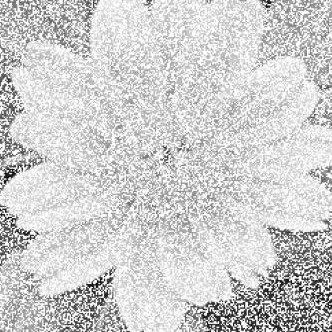
#> input picture lesson3-image-restoration/lesson3-code/degraded-flower.jpg, 332 x 332 px
$ jupyter execute filter.ipynb
#> lines starting #> are read from the running program, lines starting #| are printed output that depends on the picture
本节代码是分别使用Python实现逆滤波和维纳滤波的代码

# 逆滤波
## 原理回顾
逆滤波基于图像退化模型，在已知退化函数 `h(x,y)` 且无噪声或噪声可忽略的情况下，通过逆运算恢复原始图像，在频域中的表达式为 $$F(u,v) = G(u,v) / H(u,v)$$
也就是对退化后的图像频谱 `G(u,v)` 除以退化函数的频谱 `H(u,v)` 来尝试获取原始图像的频谱 `F(u,v)`，再通过逆变换回到空间域得到原始图像。但实际中完全无噪声很难做到，噪声可能会导致恢复结果出现较大偏差甚至无法正常恢复。

[cell 1]
import cv2
import numpy as np
import matplotlib.pyplot as plt

[cell 2]
def inverse_filtering(image_degraded, h):
    """
    对退化图像进行逆滤波
    :param image_degraded: 退化后的图像（以灰度图形式，numpy数组表示）
    :param h: 退化函数（在频域中的表示，numpy数组形式）
    :return: 逆滤波恢复后的图像（numpy数组表示）
    """
    # 获取图像的高度和宽度
    height, width = image_degraded.shape[:2]

    # 对退化图像进行快速傅里叶变换，并将零频率分量移到频谱中心
    G = np.fft.fft2(image_degraded)
    G_shift = np.fft.fftshift(G)

    # 对退化函数进行同样的操作（确保尺寸等匹配）
    H = np.fft.fft2(h, s=(height, width))
    H_shift = np.fft.fftshift(H)

    # 进行逆滤波操作（频域），添加一个小的常数防止除数为0
    F_shift = G_shift / (H_shift + 1e-8)

    # 将零频率分量移回原来的位置
    F = np.fft.ifftshift(F_shift)

    # 进行逆快速傅里叶变换，转换回空间域
    image_restored = np.fft.ifft2(F)
    image_restored = np.abs(image_restored).astype(np.uint8)
    return image_restored

### 代码解释
- **`inverse_filtering`函数**：
    - 该函数接受两个参数，`image_degraded` 是输入的退化后的灰度图像，以二维的 `numpy` 数组形式传入，`h` 是退化函数在频域中的表示（同样以 `numpy` 数组形式）。这里假设 `h` 的尺寸等是符合要求的，实际应用中要根据具体的退化模型和图像尺寸等进行准确设置和调整。
    - 在函数内部，首先通过 `image_degraded.shape[:2]` 获取图像的高度和宽度。然后对退化图像 `image_degraded` 进行快速傅里叶变换（`FFT`），使用 `np.fft.fft2` 函数得到频谱 `G`，再通过 `np.fft.fftshift` 函数将零频率分量移到频谱中心，得到 `G_shift`。
    - 接着对退化函数 `h` 也进行类似操作，先使用 `np.fft.fft2` 函数进行 `FFT`（通过传入 `s=(height, width)` 参数确保变换后的尺寸与图像频谱尺寸一致，便于后续运算），再用 `np.fft.fftshift` 函数将零频率分量移到频谱中心，得到 `H_shift`。
    - 进行逆滤波操作时，按照公式 `F_shift = G_shift / (H_shift + 1e-8)` 在频域中计算恢复图像的频谱 `F_shift`，这里添加 `1e-8` 这个小的常数是为了防止出现除数为 `0` 的情况（因为 `H_shift` 中可能存在元素为 `0` 的情况，尤其是在一些简单模拟或实际有零点的退化函数情况下）。
    - 之后使用 `np.fft.ifftshift` 函数将零频率分量移回原来的位置，得到 `F`，再使用 `np.fft.ifft2` 函数进行逆快速傅里叶变换，将图像从频域转换回空间域，得到 `image_restored`。最后取绝对值（因为逆变换后的结果可能包含虚部，而图像像素值是实数，只关注实部）并通过 `astype(np.uint8)` 将其转换为8位无符号整数类型（符合图像像素值的常见数据类型要求），返回恢复后的图像。

[cell 3]
# 读取退化图像（以灰度图模式读取）
image_degraded = cv2.imread('degraded-flower.jpg', 0)
#> image_degraded is the input picture: shape (332, 332); min 0, max 255, mean 207.6

# 假设已知退化函数（这里简单模拟一个退化函数示例，实际应用中需根据具体退化情况确定）
h = np.ones((5, 5)) / 25
# 进行逆滤波
restored_image = inverse_filtering(image_degraded, h)
#> in inverse_filtering, `image_restored = np.abs(image_restored).astype(np.uint8)`:
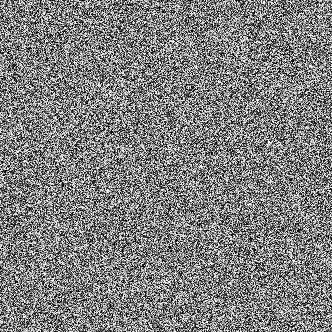
#> image_restored: shape (332, 332); min 0, max 255, mean 127.5

# 使用matplotlib在Jupyter Notebook中显示退化图像和恢复后的图像
plt.subplot(1, 2, 1)
plt.imshow(image_degraded, cmap='gray')
plt.title('Degraded Image')

plt.subplot(1, 2, 2)
plt.imshow(restored_image, cmap='gray')
plt.title('Restored Image (Inverse Filtering)')

plt.show()
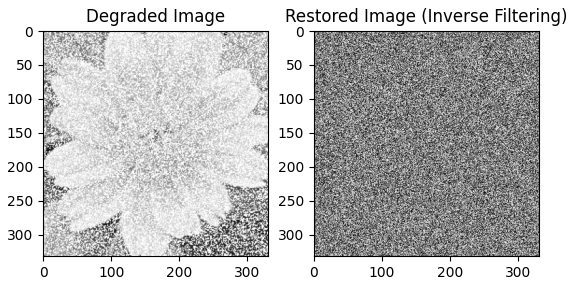
#> figure drawn by matplotlib, 2 panels

可以看到，这个退化函数选取得不是很好，没有更好地还原出图像。

# 维纳滤波
## 原理回顾
维纳滤波是在最小均方误差下的最优滤波方法，其频域表达式为 $$W(u,v) = H*(u,v) / (|H(u,v)|² + Sₙ(u,v) / Sₑ(u,v))$$
其中 `H*(u,v)` 是 `H(u,v)` 的共轭，`Sₙ(u,v)` 和 `Sₑ(u,v)` 分别是噪声和原始图像的功率谱密度。通过构造这样的滤波器，在考虑噪声影响的情况下，尽可能使复原后的图像与原始图像的均方误差最小，以达到较好的图像恢复效果。

[cell 4]
import cv2
import numpy as np
import matplotlib.pyplot as plt

[cell 5]
def wiener_filtering(image_degraded, h, sn, sf):
    """
    对退化图像进行维纳滤波
    :param image_degraded: 退化后的图像（以灰度图形式，numpy数组表示）
    :param h: 退化函数（在频域中的表示，numpy数组形式）
    :param sn: 噪声的功率谱密度（numpy数组形式，与图像频谱尺寸匹配）
    :param sf: 原始图像的功率谱密度（numpy数组形式，与图像频谱尺寸匹配）
    :return: 维纳滤波恢复后的图像（numpy数组表示）
    """
    # 获取图像的高度和宽度
    height, width = image_degraded.shape[:2]
#> height = 332; width = 332

    # 对退化图像进行快速傅里叶变换，并将零频率分量移到频谱中心
    G = np.fft.fft2(image_degraded)
    G_shift = np.fft.fftshift(G)

    # 对退化函数进行同样的操作（确保尺寸等匹配）
    H = np.fft.fft2(h, s=(height, width))
    H_shift = np.fft.fftshift(H)
    H_conj = np.conj(H_shift)

    # 计算维纳滤波器的频域表达式
    W = H_conj / (np.abs(H_shift) ** 2 + sn / sf)

    # 应用维纳滤波器
    F_shift = G_shift * W

    # 将零频率分量移回原来的位置
    F = np.fft.ifftshift(F_shift)

    # 进行逆快速傅里叶变换，转换回空间域
    image_restored = np.fft.ifft2(F)
    image_restored = np.abs(image_restored).astype(np.uint8)
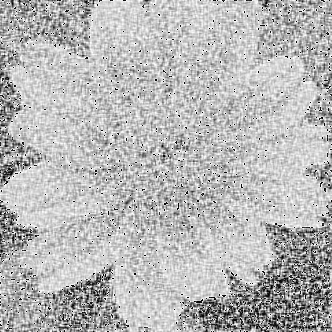
#> image_restored: shape (332, 332); min 0, max 255, mean 183.3
    return image_restored

### 代码解释
- **`wiener_filtering`函数**：
    - 该函数接受四个参数，`image_degraded` 是输入的退化后的灰度图像，`h` 是退化函数在频域中的表示，`sn` 是噪声的功率谱密度（以 `numpy` 数组形式且与图像频谱尺寸匹配），`sf` 是原始图像的功率谱密度（同样以 `numpy` 数组形式且与图像频谱尺寸匹配）。在实际应用中，准确获取 `sn` 和 `sf` 通常是比较复杂的，可能需要根据一些先验知识、统计特性或者其他估计方法来确定，这里只是简单模拟示例。
    - 在函数内部，首先获取图像的高度和宽度，然后对退化图像 `image_degraded` 进行与逆滤波中类似的操作，即先进行快速傅里叶变换（`FFT`）再将零频率分量移到频谱中心，得到 `G_shift`。对退化函数 `h` 也进行 `FFT`、`fftshift` 操作得到 `H_shift`，并通过 `np.conj` 函数获取其共轭 `H_conj`。
    - 接着按照维纳滤波的频域表达式 `W = H_conj / (np.abs(H_shift) ** 2 + sn / sf)` 计算维纳滤波器的频域表示 `W`。然后将 `G_shift` 与 `W` 相乘，实现滤波器的应用，得到 `F_shift`。
    - 之后使用 `np.fft.ifftshift` 函数将零频率分量移回原来的位置，得到 `F`，再通过 `np.fft.ifft2` 函数进行逆快速傅里叶变换，将图像从频域转换回空间域，得到 `image_restored`。最后取绝对值并转换为8位无符号整数类型，返回恢复后的图像。

### 示例用法

[cell 6]
# 读取退化图像（以灰度图模式读取，）
image_degraded = cv2.imread('degraded-flower.jpg', 0)

# 假设已知退化函数（这里简单模拟一个退化函数示例，实际应用中需根据具体退化情况确定）
h = np.ones((5, 5)) / 25
# 假设噪声和原始图像功率谱密度（这里简单模拟示例值，实际需准确估计或已知）
sn = np.ones_like(image_degraded) * 10
sf = np.ones_like(image_degraded) * 100

# 进行维纳滤波
restored_image = wiener_filtering(image_degraded, h, sn, sf)

# 使用matplotlib在Jupyter Notebook中显示退化图像和恢复后的图像
plt.subplot(1, 2, 1)
plt.imshow(image_degraded, cmap='gray')
plt.title('Degraded Image')

plt.subplot(1, 2, 2)
plt.imshow(restored_image, cmap='gray')
plt.title('Restored Image (Wiener Filtering)')

plt.show()
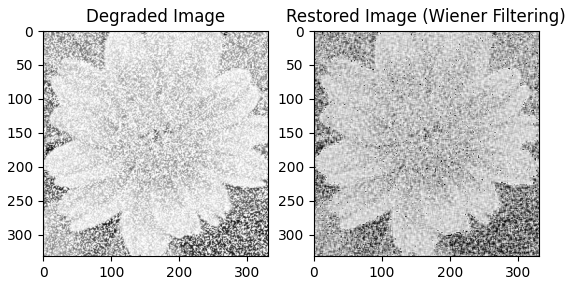
#> figure drawn by matplotlib, 2 panels
